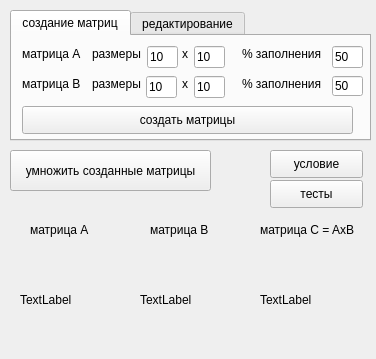
<?xml version="1.0" encoding="UTF-8"?>
<ui version="4.0">
 <class>Widget</class>
 <widget class="QWidget" name="Widget">
  <property name="geometry">
   <rect>
    <x>0</x>
    <y>0</y>
    <width>376</width>
    <height>359</height>
   </rect>
  </property>
  <property name="windowTitle">
   <string>Sparse Matrixes</string>
  </property>
  <widget class="QPushButton" name="condBtn">
   <property name="geometry">
    <rect>
     <x>270</x>
     <y>150</y>
     <width>93</width>
     <height>28</height>
    </rect>
   </property>
   <property name="text">
    <string>условие</string>
   </property>
  </widget>
  <widget class="QPushButton" name="testBtn">
   <property name="geometry">
    <rect>
     <x>270</x>
     <y>180</y>
     <width>93</width>
     <height>28</height>
    </rect>
   </property>
   <property name="text">
    <string>тесты</string>
   </property>
  </widget>
  <widget class="QLabel" name="imgLbl1">
   <property name="geometry">
    <rect>
     <x>20</x>
     <y>250</y>
     <width>100</width>
     <height>100</height>
    </rect>
   </property>
   <property name="text">
    <string>TextLabel</string>
   </property>
  </widget>
  <widget class="QLabel" name="imgLbl2">
   <property name="geometry">
    <rect>
     <x>140</x>
     <y>250</y>
     <width>100</width>
     <height>100</height>
    </rect>
   </property>
   <property name="text">
    <string>TextLabel</string>
   </property>
  </widget>
  <widget class="QLabel" name="imgLbl3">
   <property name="geometry">
    <rect>
     <x>260</x>
     <y>250</y>
     <width>100</width>
     <height>100</height>
    </rect>
   </property>
   <property name="text">
    <string>TextLabel</string>
   </property>
  </widget>
  <widget class="QLabel" name="label">
   <property name="geometry">
    <rect>
     <x>30</x>
     <y>220</y>
     <width>61</width>
     <height>20</height>
    </rect>
   </property>
   <property name="text">
    <string>матрица A</string>
   </property>
  </widget>
  <widget class="QLabel" name="label_2">
   <property name="geometry">
    <rect>
     <x>150</x>
     <y>220</y>
     <width>61</width>
     <height>20</height>
    </rect>
   </property>
   <property name="text">
    <string>матрица B</string>
   </property>
  </widget>
  <widget class="QLabel" name="label_3">
   <property name="geometry">
    <rect>
     <x>260</x>
     <y>220</y>
     <width>101</width>
     <height>20</height>
    </rect>
   </property>
   <property name="text">
    <string>матрица C = AxB</string>
   </property>
  </widget>
  <widget class="QTabWidget" name="tabWidget">
   <property name="geometry">
    <rect>
     <x>10</x>
     <y>10</y>
     <width>361</width>
     <height>131</height>
    </rect>
   </property>
   <property name="currentIndex">
    <number>0</number>
   </property>
   <widget class="QWidget" name="tab">
    <attribute name="title">
     <string>создание матриц</string>
    </attribute>
    <widget class="QPushButton" name="createBtn">
     <property name="geometry">
      <rect>
       <x>10</x>
       <y>70</y>
       <width>331</width>
       <height>28</height>
      </rect>
     </property>
     <property name="text">
      <string>создать матрицы</string>
     </property>
    </widget>
    <widget class="QLabel" name="label_4">
     <property name="geometry">
      <rect>
       <x>10</x>
       <y>10</y>
       <width>71</width>
       <height>16</height>
      </rect>
     </property>
     <property name="text">
      <string>матрица А</string>
     </property>
    </widget>
    <widget class="QLabel" name="label_5">
     <property name="geometry">
      <rect>
       <x>10</x>
       <y>40</y>
       <width>71</width>
       <height>16</height>
      </rect>
     </property>
     <property name="text">
      <string>матрица В</string>
     </property>
    </widget>
    <widget class="QLabel" name="label_6">
     <property name="geometry">
      <rect>
       <x>170</x>
       <y>10</y>
       <width>16</width>
       <height>16</height>
      </rect>
     </property>
     <property name="text">
      <string>х</string>
     </property>
    </widget>
    <widget class="QLineEdit" name="CBEdt">
     <property name="geometry">
      <rect>
       <x>182</x>
       <y>40</y>
       <width>31</width>
       <height>22</height>
      </rect>
     </property>
     <property name="text">
      <string>10</string>
     </property>
    </widget>
    <widget class="QLineEdit" name="PAEdt">
     <property name="geometry">
      <rect>
       <x>320</x>
       <y>10</y>
       <width>31</width>
       <height>22</height>
      </rect>
     </property>
     <property name="text">
      <string>50</string>
     </property>
    </widget>
    <widget class="QLineEdit" name="CAEdt">
     <property name="geometry">
      <rect>
       <x>182</x>
       <y>10</y>
       <width>31</width>
       <height>22</height>
      </rect>
     </property>
     <property name="text">
      <string>10</string>
     </property>
    </widget>
    <widget class="QLabel" name="label_9">
     <property name="geometry">
      <rect>
       <x>230</x>
       <y>40</y>
       <width>91</width>
       <height>16</height>
      </rect>
     </property>
     <property name="text">
      <string>% заполнения</string>
     </property>
    </widget>
    <widget class="QLineEdit" name="PBEdt">
     <property name="geometry">
      <rect>
       <x>320</x>
       <y>40</y>
       <width>31</width>
       <height>20</height>
      </rect>
     </property>
     <property name="text">
      <string>50</string>
     </property>
    </widget>
    <widget class="QLineEdit" name="RBEdt">
     <property name="geometry">
      <rect>
       <x>134</x>
       <y>40</y>
       <width>31</width>
       <height>22</height>
      </rect>
     </property>
     <property name="text">
      <string>10</string>
     </property>
    </widget>
    <widget class="QLineEdit" name="RAEdt">
     <property name="geometry">
      <rect>
       <x>135</x>
       <y>10</y>
       <width>31</width>
       <height>22</height>
      </rect>
     </property>
     <property name="text">
      <string>10</string>
     </property>
    </widget>
    <widget class="QLabel" name="label_7">
     <property name="geometry">
      <rect>
       <x>170</x>
       <y>40</y>
       <width>16</width>
       <height>16</height>
      </rect>
     </property>
     <property name="text">
      <string>х</string>
     </property>
    </widget>
    <widget class="QLabel" name="label_8">
     <property name="geometry">
      <rect>
       <x>230</x>
       <y>10</y>
       <width>91</width>
       <height>16</height>
      </rect>
     </property>
     <property name="text">
      <string>% заполнения</string>
     </property>
    </widget>
    <widget class="QLabel" name="label_10">
     <property name="geometry">
      <rect>
       <x>80</x>
       <y>10</y>
       <width>51</width>
       <height>16</height>
      </rect>
     </property>
     <property name="text">
      <string>размеры</string>
     </property>
    </widget>
    <widget class="QLabel" name="label_11">
     <property name="geometry">
      <rect>
       <x>80</x>
       <y>40</y>
       <width>51</width>
       <height>16</height>
      </rect>
     </property>
     <property name="text">
      <string>размеры</string>
     </property>
    </widget>
   </widget>
   <widget class="QWidget" name="tab_2">
    <attribute name="title">
     <string>редактирование</string>
    </attribute>
    <widget class="QPushButton" name="insBtn">
     <property name="geometry">
      <rect>
       <x>190</x>
       <y>70</y>
       <width>161</width>
       <height>28</height>
      </rect>
     </property>
     <property name="text">
      <string>вставить элемент</string>
     </property>
     <property name="autoDefault">
      <bool>true</bool>
     </property>
    </widget>
    <widget class="QPushButton" name="delBtn">
     <property name="geometry">
      <rect>
       <x>10</x>
       <y>70</y>
       <width>171</width>
       <height>28</height>
      </rect>
     </property>
     <property name="text">
      <string>удалить элемент</string>
     </property>
     <property name="autoDefault">
      <bool>true</bool>
     </property>
    </widget>
    <widget class="QLabel" name="label_12">
     <property name="geometry">
      <rect>
       <x>140</x>
       <y>13</y>
       <width>41</width>
       <height>16</height>
      </rect>
     </property>
     <property name="text">
      <string>строка</string>
     </property>
    </widget>
    <widget class="QLabel" name="label_13">
     <property name="geometry">
      <rect>
       <x>10</x>
       <y>10</y>
       <width>51</width>
       <height>16</height>
      </rect>
     </property>
     <property name="text">
      <string>матрица</string>
     </property>
    </widget>
    <widget class="QLineEdit" name="colEdt">
     <property name="geometry">
      <rect>
       <x>310</x>
       <y>10</y>
       <width>41</width>
       <height>22</height>
      </rect>
     </property>
    </widget>
    <widget class="QLabel" name="label_14">
     <property name="geometry">
      <rect>
       <x>244</x>
       <y>12</y>
       <width>51</width>
       <height>16</height>
      </rect>
     </property>
     <property name="text">
      <string>столбец</string>
     </property>
    </widget>
    <widget class="QLineEdit" name="valEdt">
     <property name="geometry">
      <rect>
       <x>230</x>
       <y>40</y>
       <width>121</width>
       <height>22</height>
      </rect>
     </property>
    </widget>
    <widget class="QLineEdit" name="rowEdt">
     <property name="geometry">
      <rect>
       <x>190</x>
       <y>10</y>
       <width>41</width>
       <height>22</height>
      </rect>
     </property>
    </widget>
    <widget class="QLabel" name="label_15">
     <property name="geometry">
      <rect>
       <x>10</x>
       <y>40</y>
       <width>211</width>
       <height>16</height>
      </rect>
     </property>
     <property name="text">
      <string>значение элемента (при вставке)</string>
     </property>
    </widget>
    <widget class="QComboBox" name="cmb">
     <property name="geometry">
      <rect>
       <x>70</x>
       <y>10</y>
       <width>51</width>
       <height>22</height>
      </rect>
     </property>
     <item>
      <property name="text">
       <string>A</string>
      </property>
     </item>
     <item>
      <property name="text">
       <string>B</string>
      </property>
     </item>
    </widget>
   </widget>
  </widget>
  <widget class="QPushButton" name="mulBtn">
   <property name="geometry">
    <rect>
     <x>10</x>
     <y>150</y>
     <width>201</width>
     <height>41</height>
    </rect>
   </property>
   <property name="text">
    <string>умножить созданные матрицы</string>
   </property>
  </widget>
 </widget>
 <layoutdefault spacing="6" margin="11"/>
 <tabstops>
  <tabstop>CBEdt</tabstop>
  <tabstop>insBtn</tabstop>
  <tabstop>CAEdt</tabstop>
  <tabstop>PAEdt</tabstop>
  <tabstop>RBEdt</tabstop>
  <tabstop>RAEdt</tabstop>
  <tabstop>testBtn</tabstop>
  <tabstop>delBtn</tabstop>
  <tabstop>colEdt</tabstop>
  <tabstop>valEdt</tabstop>
  <tabstop>rowEdt</tabstop>
  <tabstop>cmb</tabstop>
  <tabstop>condBtn</tabstop>
  <tabstop>PBEdt</tabstop>
  <tabstop>tabWidget</tabstop>
  <tabstop>mulBtn</tabstop>
  <tabstop>createBtn</tabstop>
 </tabstops>
 <resources/>
 <connections/>
</ui>
